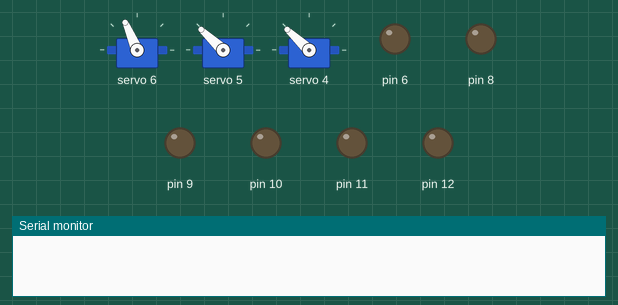
Simulated run of this sketch. Board: Arduino Uno, built with avr-gcc and run on an emulated ATmega328P. Parts: 3 × servo, output pins drawn as LEDs (lit = HIGH), the last lines printed to the serial monitor.

Above: at 3.1 s.
At 8.2 s:
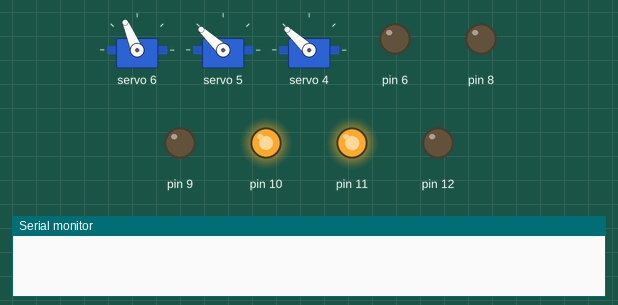
At 15.5 s:
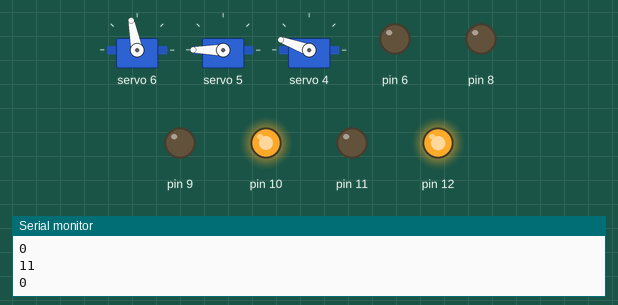
At 18.9 s:
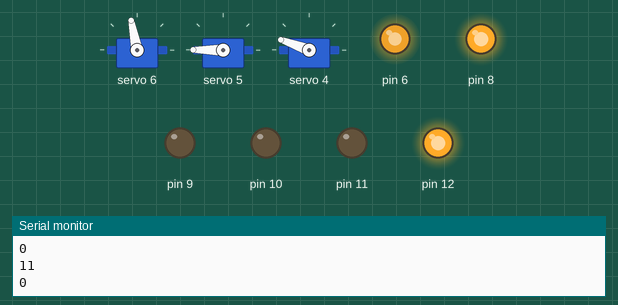
At 30.9 s:
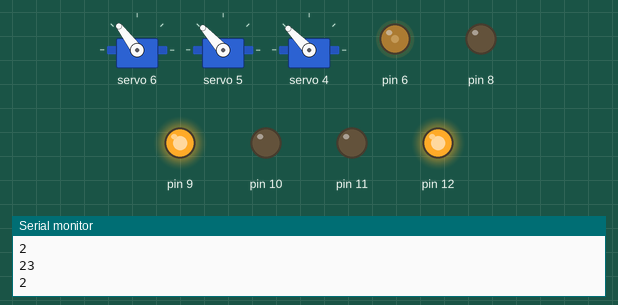
At 36.3 s:
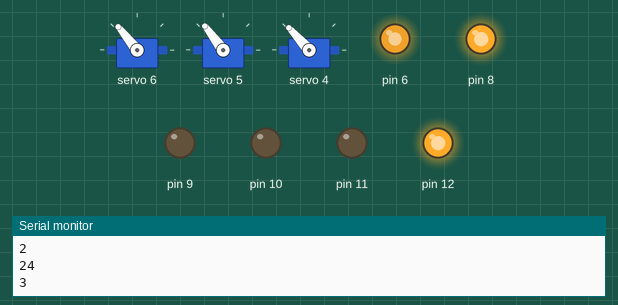
Timing chart, 0 to 40.0 s (numbered marks = the images above):
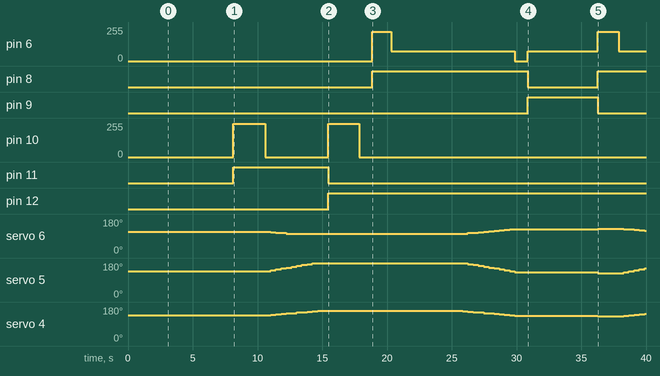

Measured:
- by itself, pin 6: 0/255 → 220/255 at 18.8 s, → 75/255 1.5 s later, → 0/255 9.5 s later, → 75/255 1.0 s later, … (6 changes in this stretch)
- by itself, pin 8: LOW → HIGH at 18.8 s, → LOW 12.0 s later, → HIGH 5.4 s later
- by itself, pin 9: LOW → HIGH at 30.9 s, → LOW 5.4 s later
- by itself, pin 10: alternates 250/255 for 2.5 s and 0/255 for 4.8 s, 4 changes in all, then stays 0/255
- by itself, pin 11: LOW → HIGH at 8.1 s, → LOW 7.3 s later
- by itself, pin 12: LOW → HIGH at 15.4 s
- by itself, servo 6: 113° → 111° at 11.0 s, → 108° 0.40 s later, → 106° 0.40 s later, → 103° 0.40 s later, … (22 changes in this stretch)
- by itself, servo 5: 137° → 141° at 11.0 s, → 146° 0.40 s later, → 151° 0.40 s later, → 156° 0.40 s later, … (27 changes in this stretch)

The sketch:

FinalRobotDesign.ino
```cpp
#include <Wire.h>
#include <Adafruit_PWMServoDriver.h>
#include <Servo.h>

// called this way, it uses the default address 0x40
Adafruit_PWMServoDriver pwm = Adafruit_PWMServoDriver();
// you can also call it with a different address you want
//Adafruit_PWMServoDriver pwm = Adafruit_PWMServoDriver(0x41);
// you can also call it with a different address and I2C interface
//Adafruit_PWMServoDriver pwm = Adafruit_PWMServoDriver(0x40, Wire);

// Depending on your servo make, the pulse width min and max may vary, you
// want these to be as small/large as possible without hitting the hard stop
// for max range. You'll have to tweak them as necessary to match the servos you
// have!
#define SERVOMIN  150 // This is the 'minimum' pulse length count (out of 4096)
#define SERVOMAX  600 // This is the 'maximum' pulse length count (out of 4096)
#define USMIN  600 // This is the rounded 'minimum' microsecond length based on the minimum pulse of 150
#define USMAX  2400 // This is the rounded 'maximum' microsecond length based on the maximum pulse of 600 default is 2500
#define SERVO_FREQ 50 // Analog servos run at ~50 Hz updates

// our servo # counter
//uint8_t servonum = 5;
void setup() {
  Serial.begin(9600);
  //Serial.println("8 channel Servo test!");

  pinMode(6,OUTPUT);
  pinMode(8,OUTPUT);
  pinMode(9,OUTPUT);

  pinMode(10,OUTPUT);
  pinMode(11,OUTPUT);
  pinMode(12,OUTPUT);

  pwm.begin();
  /*
   * In theory the internal oscillator (clock) is 25MHz but it really isn't
   * that precise. You can 'calibrate' this by tweaking this number until
   * you get the PWM update frequency you're expecting!
   * The int.osc. for the PCA9685 chip is a range between about 23-27MHz and
   * is used for calculating things like writeMicroseconds()
   * Analog servos run at ~50 Hz updates, It is importaint to use an
   * oscilloscope in setting the int.osc frequency for the I2C PCA9685 chip.
   * 1) Attach the oscilloscope to one of the PWM signal pins and ground on
   *    the I2C PCA9685 chip you are setting the value for.
   * 2) Adjust setOscillatorFrequency() until the PWM update frequency is the
   *    expected value (50Hz for most ESCs)
   * Setting the value here is specific to each individual I2C PCA9685 chip and
   * affects the calculations for the PWM update frequency.
   * Failure to correctly set the int.osc value will cause unexpected PWM results
   */
  pwm.setOscillatorFrequency(27000000);
  pwm.setPWMFreq(SERVO_FREQ);  // Analog servos run at ~50 Hz updates

  delay(10);

  delay(3000);
}
void setServoPulse(uint8_t n, double pulse) {
  double pulselength;

  pulselength = 1000000;   // 1,000,000 us per second
  pulselength /= SERVO_FREQ;   // Analog servos run at ~60 Hz updates
  Serial.print(pulselength); //Serial.println(" us per period");
  pulselength /= 4096;  // 12 bits of resolution
  Serial.print(pulselength); //Serial.println(" us per bit");
  pulse *= 1000000;  // convert input seconds to us
  pulse /= pulselength;
  //Serial.println(pulse);
  pwm.setPWM(n, 0, pulse);
}

// 6 5 4 is original
int servoNumbers[] = {6,5,4}; //Where 4 and 12 are shoulder joints
int angleToMicroPulse(int angle){
  return int(map(angle, 0,90, USMIN,USMAX));
}
int angleToPulse(int angle){
  return int(map(angle, 0,90, SERVOMIN,SERVOMAX));

}

void setServoPositions(int arr[]){

  for(int i = 0; i < 3; i++){
      int pulse = angleToPulse(arr[i]);
      pwm.setPWM(servoNumbers[i],0,pulse);
      updateStatus(i,arr[i]);
  }
}


int servoAngles[] = {40,50,50};

//int servoAngles[] = {25,40,65};
void updateStatus(int index, int angle){
  servoAngles[index] = angle;
}

int lowLimits[] = {35,0,0};
int highLimits[] = {90,70,60};
bool moveServo(int index, int angle){
  int nextAngle = servoAngles[index] + angle;
  if(nextAngle > highLimits[index] || nextAngle < lowLimits[index]){
    //Serial.println("Joint Locked " + index );
    return false;
  }else{
    //Serial.println("Working");
    updateStatus(index,nextAngle);
    return true;
  }
}

bool commandAllServos(){
  //Serial.println("Commanding Now");
  for( int i = 0; i < 3; i++){
      //Serial.println(servoAngles[i]);
      int pulse = angleToPulse(servoAngles[i]);
      pwm.setPWM(servoNumbers[i], 0, pulse);
  }
  return true;

}
bool moveArm(int angle){
  // Where angle is the center joint
  moveServo(0,-1*angle/2);
  moveServo(1,angle);
  moveServo(2,angle/2);
}

bool checkIfLimitsReached(bool checkHigh){
  int count = 0;
  for(int i = 0; i < 3; i++){
    if(checkHigh && servoAngles[i] == highLimits[i]){
      count++;
    }else if (!checkHigh && servoAngles[i] == lowLimits[i]){
      count++;
    }
  }
  if(count >= 3){
    return true;
  }else{
    return false;
  }

}


// This test is to drive shoulder and elbow joints
int lastStamp = 0;
int period = 500;
int pausePeriod = 2000;
//int startingPositions[] = {45,0,45};//angles
int phase = -1;

int counter = 0;
int counter2 = 0;
int counter3 = 0;


void loop() {
  if(phase == -1){
    commandAllServos();
    //analogWrite(10,250);//E 2
    //digitalWrite(11,HIGH);//in3
    //digitalWrite(12,LOW); // in4
    //delay(5000);
    //analogWrite(10,0);
    //delay(15000);
    //analogWrite(10,250);//E 2
    //digitalWrite(11,LOW);//in3
    //digitalWrite(12,HIGH); // in4
    //delay(2400);
    //analogWrite(10,0);
    delay(5000);
    phase++;
  }
  else if(phase == 0 ){
    /*
    int index = 0;
    if(true && !moveServo(1,2)){
        Serial.println("MotorLimitReached");
    }else{
      Serial.println("Motor Moving!");
    }
    index = 1;

  */
    moveArm(2);
    delay(300);
    counter2++;
    lastStamp = millis();
    //check if extension is over, and loop to next phase
    if(counter2 == 12){
        //Serial.println("PHASE COMPLETED" + phase);
        phase++;
    }

  }else if (phase == 1){
      delay(5000);
      phase++;
    }

  else if (phase == 2){
    //This is the compression phase
    moveArm(-2);
    counter2++;
    lastStamp = millis();
    delay(300);
    if(counter2 == 24){
        //Serial.println("Phase Completed" + phase);
        delay(5000);
        phase++;
    }
  }
  else if (phase == 3){
    if (counter3 == 0){
      analogWrite(6,220);//E 1
      digitalWrite(8,HIGH);//in1
      digitalWrite(9,LOW); // in2
      delay(1600);
      analogWrite(6,75);
      counter3++;
    }
    moveArm(2);
    delay(300);
    counter2++;
    if (counter2 == 36){
      delay(500);
      phase++;
    }
  }
  else if (phase == 4){
    analogWrite(6,0);
    delay(1000);
    analogWrite(6,75);//E 2
    digitalWrite(8,LOW);//in3
    digitalWrite(9,HIGH); // in4
    delay(1000);
    analogWrite(10,250);//E 2
    digitalWrite(11,HIGH);//in3
    digitalWrite(12,LOW); // in4
    delay(2500);
    analogWrite(10,0); //E 2
    delay(1000);
    phase++;
  }
  else if (phase == 5){
    moveArm(-2);
    counter2++;
    lastStamp = millis();
    delay(300);
    if(counter2 == 47){
    analogWrite(10,250);//E 2
    digitalWrite(11,LOW);//in3
    digitalWrite(12,HIGH); // in4
    delay(2400);
    analogWrite(10,0); //E 2
    delay(2000);
    }
    if(counter2 == 48){
      counter = 0;
      counter2 = 0;
      counter3 = 0;
      phase = 0;
    }
  }

  //Frequency of the whole loop determined by delay, may need to replace with empty loop.
  delay(100);
  commandAllServos();

  // TOP CLAW
  if(phase == 0 && counter == 0){
  analogWrite(10,250);//E 2
  digitalWrite(11,HIGH);//in3
  digitalWrite(12,LOW); // in4
  delay(2500);
  analogWrite(10,0); //E 2
  /*delay(1000);
  analogWrite(6,180);//E 2
  digitalWrite(8,HIGH);//in3
  digitalWrite(9,LOW); // in4
  delay(1500);
  analogWrite(6,50); //E 2   */
  counter ++;
}
if(phase == 1){
  analogWrite(10,250);//E 2
  digitalWrite(11,LOW);//in3
  digitalWrite(12,HIGH); // in4
  delay(2400);
  analogWrite(10,0);
  delay(1000);
  analogWrite(6,220);//E 2
  digitalWrite(8,HIGH);//in3
  digitalWrite(9,LOW); // in4
  delay(1500);
  analogWrite(6,75); //E 2
}
/*if (counter2 == 1){
  analogWrite(6,0);
} */

Serial.println(counter2);
Serial.println(phase);
if (counter2 == 23){
  analogWrite(6,0);
  delay(1000);
  analogWrite(6,75);//E 2
  digitalWrite(8,LOW);//in3
  digitalWrite(9,HIGH); // in4
}

  /* TOP CLAW CLOSING
  analogWrite(10,250);//E 2
  digitalWrite(11,LOW);//in3
  digitalWrite(12,HIGH); // in4
  delay(4000);
  analogWrite(10,0); //E 2
  delay(5000); */
}
```
